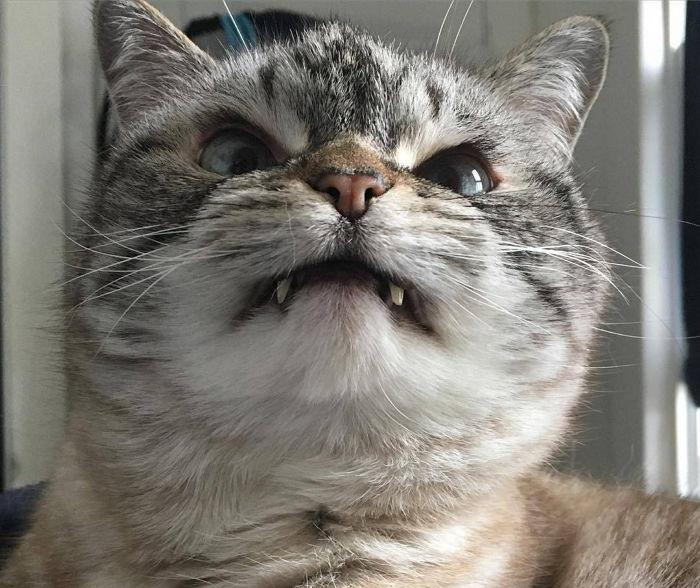
#> input picture HELLO_AI/day01/cat1.jpg, 700 x 588 px
$ python mycv04.py
#> lines starting #> are read from the running program, lines starting #| are printed output that depends on the picture; after the words box and inside, x2 and y2 are one past the last pixel; in counts of white or black regions, pixels touching at a corner belong together
import cv2
print(cv2.__version__)

img = cv2.imread('cat1.jpg')
#> img is the input picture: shape (588, 700, 3); mean B, G, R 116.9, 123.6, 127.3

# cv2.imshow('image1', img) # 창이름 지정

cv2.rectangle(img, (600,400), (100,50), (0,255,255), 10) # 우하 좌상 좌표로 그림 // (크기), (x,y좌표), (색), 굵기
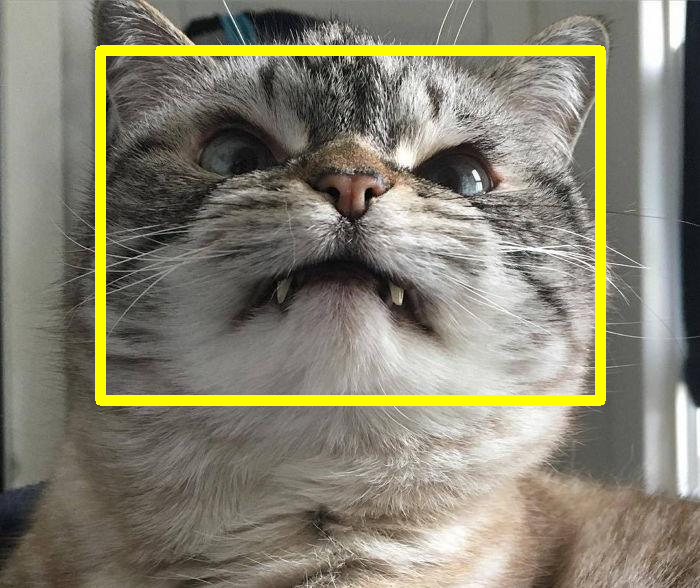
#> img: shape (588, 700, 3); 4.53% of pixels changed, all inside (x1, y1, x2, y2) = (95, 45, 606, 406)

cv2.imshow('rectangle', img)

cv2.waitKey() # 창 띄어두기

print(img)
#> (printed output is left out)
